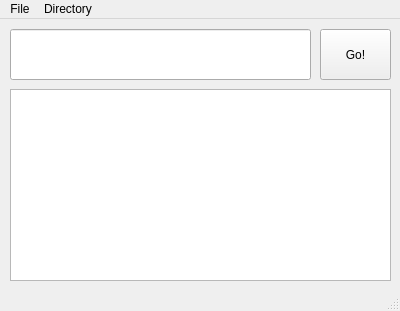
<?xml version="1.0" encoding="UTF-8"?>
<ui version="4.0">
 <class>EveryThing</class>
 <widget class="QMainWindow" name="EveryThing">
  <property name="geometry">
   <rect>
    <x>0</x>
    <y>0</y>
    <width>400</width>
    <height>311</height>
   </rect>
  </property>
  <property name="windowTitle">
   <string>EveryThing</string>
  </property>
  <widget class="QWidget" name="centralWidget">
   <widget class="QPushButton" name="pushButton">
    <property name="geometry">
     <rect>
      <x>320</x>
      <y>10</y>
      <width>71</width>
      <height>51</height>
     </rect>
    </property>
    <property name="text">
     <string>Go!</string>
    </property>
   </widget>
   <widget class="QLineEdit" name="lineEdit">
    <property name="geometry">
     <rect>
      <x>10</x>
      <y>10</y>
      <width>301</width>
      <height>51</height>
     </rect>
    </property>
    <property name="text">
     <string/>
    </property>
   </widget>
   <widget class="QListWidget" name="listWidget">
    <property name="geometry">
     <rect>
      <x>10</x>
      <y>70</y>
      <width>381</width>
      <height>192</height>
     </rect>
    </property>
   </widget>
  </widget>
  <widget class="QMenuBar" name="menuBar">
   <property name="geometry">
    <rect>
     <x>0</x>
     <y>0</y>
     <width>400</width>
     <height>25</height>
    </rect>
   </property>
   <widget class="QMenu" name="menuFile">
    <property name="title">
     <string>File</string>
    </property>
    <addaction name="actionCreate_Index"/>
    <addaction name="separator"/>
    <addaction name="actionQuit"/>
   </widget>
   <widget class="QMenu" name="menuDirectory">
    <property name="title">
     <string>Directory</string>
    </property>
    <addaction name="actionSet_Directory"/>
   </widget>
   <addaction name="menuFile"/>
   <addaction name="menuDirectory"/>
  </widget>
  <widget class="QStatusBar" name="statusBar"/>
  <action name="actionCreate_Index">
   <property name="text">
    <string>Create Index</string>
   </property>
   <property name="shortcut">
    <string>Ctrl+I</string>
   </property>
  </action>
  <action name="actionQuit">
   <property name="text">
    <string>Quit</string>
   </property>
   <property name="shortcut">
    <string>Ctrl+Q</string>
   </property>
  </action>
  <action name="actionSet_Directory">
   <property name="text">
    <string>Set Directory</string>
   </property>
  </action>
 </widget>
 <layoutdefault spacing="6" margin="11"/>
 <resources/>
 <connections/>
</ui>
